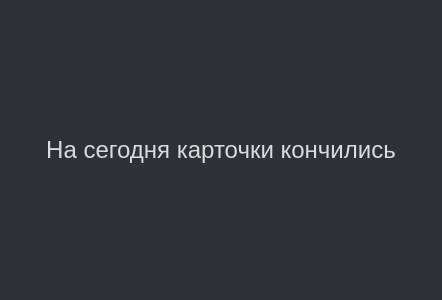
<?xml version="1.0" encoding="UTF-8"?>
<ui version="4.0">
 <class>Form</class>
 <widget class="QWidget" name="Form">
  <property name="geometry">
   <rect>
    <x>0</x>
    <y>0</y>
    <width>442</width>
    <height>300</height>
   </rect>
  </property>
  <property name="windowTitle">
   <string>Form</string>
  </property>
  <property name="autoFillBackground">
   <bool>true</bool>
  </property>
  <property name="styleSheet">
   <string notr="true">background: none;</string>
  </property>
  <layout class="QVBoxLayout" name="verticalLayout">
   <property name="spacing">
    <number>0</number>
   </property>
   <property name="leftMargin">
    <number>0</number>
   </property>
   <property name="topMargin">
    <number>0</number>
   </property>
   <property name="rightMargin">
    <number>0</number>
   </property>
   <property name="bottomMargin">
    <number>0</number>
   </property>
   <item>
    <layout class="QGridLayout" name="gridLayout">
     <item row="0" column="0">
      <widget class="QLabel" name="label">
       <property name="font">
        <font>
         <family>Segoe UI</family>
         <pointsize>18</pointsize>
        </font>
       </property>
       <property name="styleSheet">
        <string notr="true">background: #2f3136; color:#DBDBDB;</string>
       </property>
       <property name="text">
        <string>На сегодня карточки кончились</string>
       </property>
       <property name="alignment">
        <set>Qt::AlignCenter</set>
       </property>
      </widget>
     </item>
    </layout>
   </item>
  </layout>
 </widget>
 <resources/>
 <connections/>
</ui>
